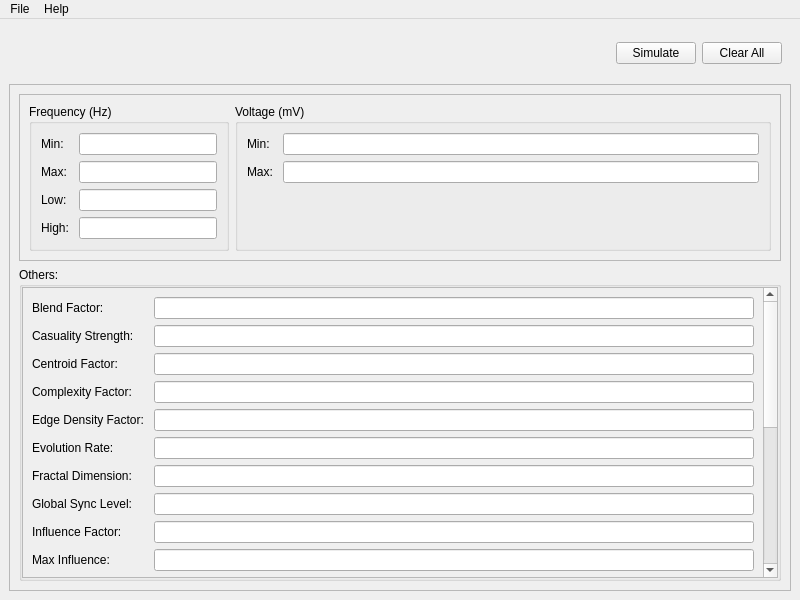
<?xml version="1.0" encoding="UTF-8"?>
<ui version="4.0">
 <class>MainWindow</class>
 <widget class="QMainWindow" name="MainWindow">
  <property name="geometry">
   <rect>
    <x>0</x>
    <y>0</y>
    <width>800</width>
    <height>600</height>
   </rect>
  </property>
  <property name="windowTitle">
   <string>MainWindow</string>
  </property>
  <widget class="QWidget" name="centralwidget">
   <layout class="QVBoxLayout" name="verticalLayout_3">
    <item alignment="Qt::AlignRight">
     <widget class="QFrame" name="btn_frame">
      <property name="minimumSize">
       <size>
        <width>0</width>
        <height>50</height>
       </size>
      </property>
      <property name="maximumSize">
       <size>
        <width>16777215</width>
        <height>50</height>
       </size>
      </property>
      <property name="styleSheet">
       <string notr="true">QFrame{
	border: 0px solid;
}</string>
      </property>
      <property name="frameShape">
       <enum>QFrame::StyledPanel</enum>
      </property>
      <property name="frameShadow">
       <enum>QFrame::Raised</enum>
      </property>
      <layout class="QHBoxLayout" name="horizontalLayout_2">
       <item>
        <widget class="QPushButton" name="simulate_btn">
         <property name="maximumSize">
          <size>
           <width>100</width>
           <height>16777215</height>
          </size>
         </property>
         <property name="text">
          <string>Simulate</string>
         </property>
        </widget>
       </item>
       <item>
        <widget class="QPushButton" name="clear_all_btn">
         <property name="maximumSize">
          <size>
           <width>100</width>
           <height>16777215</height>
          </size>
         </property>
         <property name="text">
          <string>Clear All</string>
         </property>
        </widget>
       </item>
      </layout>
     </widget>
    </item>
    <item>
     <widget class="QFrame" name="details_frame">
      <property name="frameShape">
       <enum>QFrame::StyledPanel</enum>
      </property>
      <property name="frameShadow">
       <enum>QFrame::Raised</enum>
      </property>
      <layout class="QVBoxLayout" name="verticalLayout_2">
       <item>
        <widget class="QFrame" name="freq_frame">
         <property name="frameShape">
          <enum>QFrame::StyledPanel</enum>
         </property>
         <property name="frameShadow">
          <enum>QFrame::Raised</enum>
         </property>
         <layout class="QHBoxLayout" name="horizontalLayout">
          <item>
           <widget class="QGroupBox" name="freq_group">
            <property name="maximumSize">
             <size>
              <width>200</width>
              <height>16777215</height>
             </size>
            </property>
            <property name="title">
             <string>Frequency (Hz)</string>
            </property>
            <layout class="QFormLayout" name="formLayout_2">
             <item row="0" column="0">
              <widget class="QLabel" name="min_freq_label">
               <property name="text">
                <string>Min: </string>
               </property>
              </widget>
             </item>
             <item row="0" column="1">
              <widget class="QLineEdit" name="min_freq_input"/>
             </item>
             <item row="1" column="0">
              <widget class="QLabel" name="max_freq_label">
               <property name="text">
                <string>Max: </string>
               </property>
              </widget>
             </item>
             <item row="1" column="1">
              <widget class="QLineEdit" name="max_freq_input"/>
             </item>
             <item row="2" column="0">
              <widget class="QLabel" name="low_freq_label">
               <property name="text">
                <string>Low: </string>
               </property>
              </widget>
             </item>
             <item row="2" column="1">
              <widget class="QLineEdit" name="low_freq_input"/>
             </item>
             <item row="3" column="0">
              <widget class="QLabel" name="high_freq_label">
               <property name="text">
                <string>High: </string>
               </property>
              </widget>
             </item>
             <item row="3" column="1">
              <widget class="QLineEdit" name="high_freq_input"/>
             </item>
            </layout>
           </widget>
          </item>
          <item>
           <widget class="QGroupBox" name="voltage_group">
            <property name="title">
             <string>Voltage (mV)</string>
            </property>
            <layout class="QFormLayout" name="formLayout">
             <item row="0" column="0">
              <widget class="QLabel" name="min_voltage_label">
               <property name="text">
                <string>Min: </string>
               </property>
              </widget>
             </item>
             <item row="0" column="1">
              <widget class="QLineEdit" name="min_voltage_input"/>
             </item>
             <item row="1" column="0">
              <widget class="QLabel" name="max_voltage_label">
               <property name="text">
                <string>Max: </string>
               </property>
              </widget>
             </item>
             <item row="1" column="1">
              <widget class="QLineEdit" name="max_voltage_linput"/>
             </item>
            </layout>
           </widget>
          </item>
         </layout>
        </widget>
       </item>
       <item>
        <widget class="QGroupBox" name="other_details">
         <property name="title">
          <string>Others:</string>
         </property>
         <layout class="QVBoxLayout" name="verticalLayout">
          <property name="spacing">
           <number>0</number>
          </property>
          <property name="leftMargin">
           <number>0</number>
          </property>
          <property name="topMargin">
           <number>0</number>
          </property>
          <property name="rightMargin">
           <number>0</number>
          </property>
          <property name="bottomMargin">
           <number>0</number>
          </property>
          <item>
           <widget class="QScrollArea" name="scrollArea">
            <property name="widgetResizable">
             <bool>true</bool>
            </property>
            <widget class="QWidget" name="scrollAreaWidgetContents">
             <property name="geometry">
              <rect>
               <x>0</x>
               <y>0</y>
               <width>740</width>
               <height>663</height>
              </rect>
             </property>
             <layout class="QFormLayout" name="formLayout_3">
              <item row="0" column="0">
               <widget class="QLabel" name="blend_factor_label">
                <property name="text">
                 <string>Blend Factor: </string>
                </property>
               </widget>
              </item>
              <item row="0" column="1">
               <widget class="QLineEdit" name="blend_factor_input"/>
              </item>
              <item row="1" column="0">
               <widget class="QLabel" name="cs_label">
                <property name="text">
                 <string>Casuality Strength: </string>
                </property>
               </widget>
              </item>
              <item row="1" column="1">
               <widget class="QLineEdit" name="casuality_strength_input"/>
              </item>
              <item row="2" column="0">
               <widget class="QLabel" name="centroid_factor_label">
                <property name="text">
                 <string>Centroid Factor: </string>
                </property>
               </widget>
              </item>
              <item row="2" column="1">
               <widget class="QLineEdit" name="centroid_factor_input"/>
              </item>
              <item row="3" column="0">
               <widget class="QLabel" name="complex_factor_label">
                <property name="text">
                 <string>Complexity Factor: </string>
                </property>
               </widget>
              </item>
              <item row="3" column="1">
               <widget class="QLineEdit" name="complexity_factor_input"/>
              </item>
              <item row="4" column="0">
               <widget class="QLabel" name="edf_label">
                <property name="text">
                 <string>Edge Density Factor: </string>
                </property>
               </widget>
              </item>
              <item row="4" column="1">
               <widget class="QLineEdit" name="edge_density_factor"/>
              </item>
              <item row="5" column="0">
               <widget class="QLabel" name="er_label">
                <property name="text">
                 <string>Evolution Rate: </string>
                </property>
               </widget>
              </item>
              <item row="5" column="1">
               <widget class="QLineEdit" name="evolution_rate_input"/>
              </item>
              <item row="6" column="0">
               <widget class="QLabel" name="fractal_dimes_label">
                <property name="text">
                 <string>Fractal Dimension: </string>
                </property>
               </widget>
              </item>
              <item row="6" column="1">
               <widget class="QLineEdit" name="fractal_dimension_input"/>
              </item>
              <item row="7" column="0">
               <widget class="QLabel" name="global_sync_label">
                <property name="text">
                 <string>Global Sync Level: </string>
                </property>
               </widget>
              </item>
              <item row="7" column="1">
               <widget class="QLineEdit" name="global_sync_input"/>
              </item>
              <item row="8" column="0">
               <widget class="QLabel" name="influence_factor_label">
                <property name="text">
                 <string>Influence Factor:</string>
                </property>
               </widget>
              </item>
              <item row="8" column="1">
               <widget class="QLineEdit" name="incluence_factor_input"/>
              </item>
              <item row="9" column="0">
               <widget class="QLabel" name="max_influence_label">
                <property name="text">
                 <string>Max Influence: </string>
                </property>
               </widget>
              </item>
              <item row="9" column="1">
               <widget class="QLineEdit" name="max_influence_label_2"/>
              </item>
              <item row="10" column="0">
               <widget class="QLabel" name="num_imfs_label">
                <property name="text">
                 <string>Num Imfs: </string>
                </property>
               </widget>
              </item>
              <item row="10" column="1">
               <widget class="QLineEdit" name="num_imfs_input"/>
              </item>
              <item row="11" column="0">
               <widget class="QLabel" name="num_peaks_label">
                <property name="text">
                 <string>Num Peaks: </string>
                </property>
               </widget>
              </item>
              <item row="11" column="1">
               <widget class="QLineEdit" name="num_peak_input"/>
              </item>
              <item row="12" column="0">
               <widget class="QLabel" name="sync_level_label">
                <property name="text">
                 <string>Pairwise Sync Level: </string>
                </property>
               </widget>
              </item>
              <item row="12" column="1">
               <widget class="QLineEdit" name="p_sync_input"/>
              </item>
              <item row="13" column="0">
               <widget class="QLabel" name="peak_height_label">
                <property name="text">
                 <string>Peak Height: </string>
                </property>
               </widget>
              </item>
              <item row="13" column="1">
               <widget class="QLineEdit" name="peak_height_input"/>
              </item>
              <item row="14" column="0">
               <widget class="QLabel" name="rms_label">
                <property name="text">
                 <string>RMS Value: </string>
                </property>
               </widget>
              </item>
              <item row="15" column="0">
               <widget class="QLabel" name="std_dev_label">
                <property name="text">
                 <string>Standard Deviation: </string>
                </property>
               </widget>
              </item>
              <item row="14" column="1">
               <widget class="QLineEdit" name="rms_input"/>
              </item>
              <item row="15" column="1">
               <widget class="QLineEdit" name="std_dev_input"/>
              </item>
              <item row="16" column="0">
               <widget class="QLabel" name="sync_factor_label">
                <property name="text">
                 <string>Sync Factor: </string>
                </property>
               </widget>
              </item>
              <item row="16" column="1">
               <widget class="QLineEdit" name="sync_factor_input"/>
              </item>
              <item row="17" column="0">
               <widget class="QLabel" name="target_rate_label">
                <property name="text">
                 <string>Target Rate: </string>
                </property>
               </widget>
              </item>
              <item row="17" column="1">
               <widget class="QLineEdit" name="target_rate_input"/>
              </item>
              <item row="18" column="0">
               <widget class="QLabel" name="variability_factor_label">
                <property name="text">
                 <string>Variability Factor: </string>
                </property>
               </widget>
              </item>
              <item row="19" column="0">
               <widget class="QLabel" name="var_label">
                <property name="text">
                 <string>Variance: </string>
                </property>
               </widget>
              </item>
              <item row="20" column="0">
               <widget class="QLabel" name="window_size_label">
                <property name="text">
                 <string>Window Size: </string>
                </property>
               </widget>
              </item>
              <item row="18" column="1">
               <widget class="QLineEdit" name="variability_factor_input"/>
              </item>
              <item row="19" column="1">
               <widget class="QLineEdit" name="variance_input"/>
              </item>
              <item row="20" column="1">
               <widget class="QLineEdit" name="window_size_input"/>
              </item>
             </layout>
            </widget>
           </widget>
          </item>
         </layout>
        </widget>
       </item>
      </layout>
     </widget>
    </item>
   </layout>
  </widget>
  <widget class="QMenuBar" name="menuBar">
   <property name="geometry">
    <rect>
     <x>0</x>
     <y>0</y>
     <width>800</width>
     <height>22</height>
    </rect>
   </property>
   <widget class="QMenu" name="menuFile">
    <property name="title">
     <string>File</string>
    </property>
    <addaction name="actionLoad_Config"/>
    <addaction name="actionSave_Config"/>
    <addaction name="separator"/>
    <addaction name="actionChange_Export_Path"/>
    <addaction name="separator"/>
    <addaction name="actionExit"/>
   </widget>
   <widget class="QMenu" name="menuHelp">
    <property name="title">
     <string>Help</string>
    </property>
    <addaction name="actionAbout"/>
    <addaction name="actionParameters"/>
    <addaction name="actionGitHub"/>
   </widget>
   <addaction name="menuFile"/>
   <addaction name="menuHelp"/>
  </widget>
  <action name="actionLoad_Config">
   <property name="text">
    <string>Load Config</string>
   </property>
   <property name="shortcut">
    <string>Ctrl+L</string>
   </property>
  </action>
  <action name="actionSave_Config">
   <property name="text">
    <string>Save Config</string>
   </property>
   <property name="shortcut">
    <string>Ctrl+S</string>
   </property>
  </action>
  <action name="actionChange_Export_Path">
   <property name="text">
    <string>Change Export Path</string>
   </property>
   <property name="shortcut">
    <string>Ctrl+F</string>
   </property>
  </action>
  <action name="actionExit">
   <property name="text">
    <string>Exit</string>
   </property>
   <property name="menuRole">
    <enum>QAction::QuitRole</enum>
   </property>
  </action>
  <action name="actionAbout">
   <property name="text">
    <string>About</string>
   </property>
  </action>
  <action name="actionParameters">
   <property name="text">
    <string>Parameters</string>
   </property>
  </action>
  <action name="actionGitHub">
   <property name="text">
    <string>GitHub</string>
   </property>
  </action>
  <action name="actionsave_values">
   <property name="text">
    <string>save_values</string>
   </property>
   <property name="toolTip">
    <string>Save Values</string>
   </property>
   <property name="shortcut">
    <string>Ctrl+U</string>
   </property>
   <property name="menuRole">
    <enum>QAction::NoRole</enum>
   </property>
  </action>
 </widget>
 <resources/>
 <connections/>
</ui>
